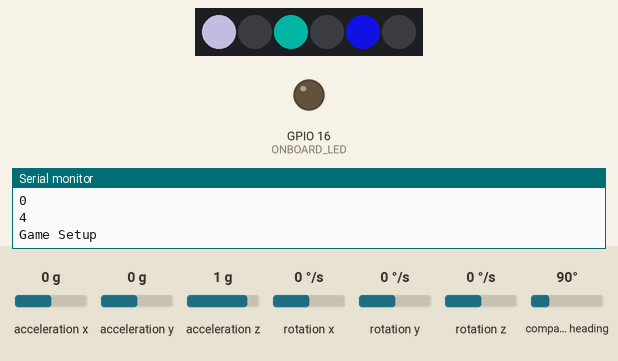
Recording of a sketch running on a simulated ESP8266 (NodeMCU). Shown: 6 RGB LEDs in strip order, left to right, output pins drawn as LEDs (lit = HIGH), the last lines printed to the serial monitor. Inputs (shaded band) come from the test bench; at power-on: acceleration y 0 g, acceleration x 0 g, acceleration z 1 g, rotation x 0 °/s, rotation y 0 °/s, rotation z 0 °/s, compass heading 90°. Dim RGB values are drawn brighter than linear; random numbers use the default seed unless the sketch sets one.

Above: at 1.2 s.
1.3 s: acceleration y set to -1.4 g
At 1.41 s:
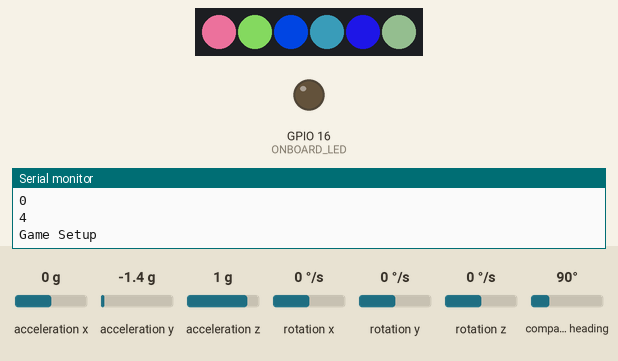
At 3.2 s:
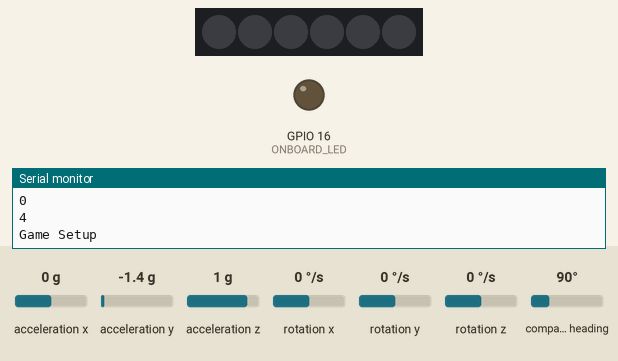
4.2 s: acceleration y set to 0 g
At 4.61 s:
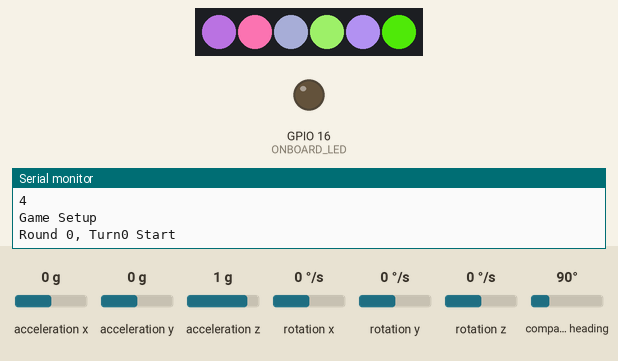
Timing chart, 0 to 12.8 s (numbered marks = the images above; inputs shaded):
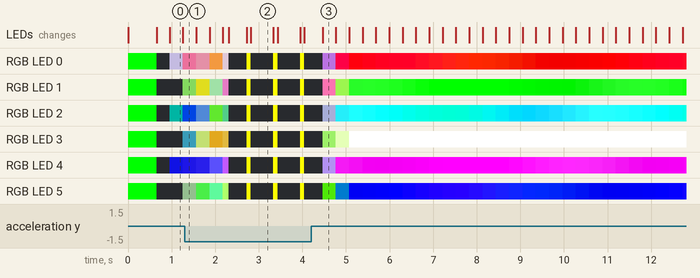

Measured:
- what the display in image 2 shows lasts 0.5 s, from 2.8 s to 3.3 s

The sketch:

MasterCube.ino
```cpp
// https://www.deviceplus.com/how-tos/arduino-guide/using-esp-wroom-02-wifi-module-as-arduino-mcu/
// https://www.instructables.com/id/How-to-Use-Wemos-ESP-Wroom-02-D1-Mini-WiFi-Module-/

// microcontroller board
// https://www.aliexpress.com/item/WeMos-D1-Esp-Wroom-02-Motherboard-ESP8266-Mini-WiFi-Nodemcu-Module-18650-Battery/32816415139.html?spm=a2g0s.9042311.0.0.34084c4duhOCVc

// mpu board
// https://www.aliexpress.com/item/GY-9250-MPU-9250-nine-axis-sensor-module-I2C-SPI-communication/32654909401.html?spm=a2g0s.9042311.0.0.34084c4d9Ymp32

// try this for gesture detection
// https://www.hackster.io/mellis/gesture-recognition-using-accelerometer-and-esp-71faa1

// esp library must be up to date!!
// wemos di mini!!
// https://www.aliexpress.com/item/32816415139.html?spm=a2g0s.9042311.0.0.27424c4d8Rc1Jr

/*
 board pinout
 D1 GPIO 5
 D2 GPIO 4
 D3 GPIO 0
 D4 GPIO 2 SDA
 D5 GPIO 14 SCL
 D6 GPIO 12 MISO
 D7 GPIO 13 MOSI
 D8 GPIO 15 CS
 A0 Tout
 GPIO 16 connected to led
 */

// ############ SETTINGS ############
#define MPU_UPDATE_RATE     16
#define MPU_READ_RATE       500
#define DISPLAY_RATE        30
#define GAME_UPDATE_RATE    30
#define COLOR_CHANGE_SPEED  0.5f
#define MOTION_SPEED        0.001f
#define COLOR_CHANGE_WAIT   20
#define ROUNDS              20
#define TURNS               6
#define DRY_UPDATE_COUNT    50
#define KNOCK_THRESHOLD     2.5
#define MPU_DIRECTION_PAD   30 // max 45

#define TOP               0
#define BOTTOM            3
#define LEFT              1
#define RIGHT             5
#define FRONT             4
#define BACK              2
#define TOP_R             255
#define TOP_G             0
#define TOP_B             0
#define LEFT_R            0
#define LEFT_G            255
#define LEFT_B            0
#define RIGHT_R           0
#define RIGHT_G           0
#define RIGHT_B           255
#define FRONT_R           255
#define FRONT_G           0
#define FRONT_B           255
#define BACK_R            0
#define BACK_G            255
#define BACK_B            255
#define BOTTOM_R          255
#define BOTTOM_G          255
#define BOTTOM_B          255
// ##################################

#define NEOPIXEL_PIN      5
#define NEOPIXEL_COUNT    6
#define MPU_I2C_ADDRESS1  0x0C
#define MPU_I2C_Address2  0x68
#define MPU_SCL           14
#define MPU_SDA           2
#define ONBOARD_LED       16

int appState = 0;
int bootPhase = 0;
int dryUpdatesLeft = 0;

void setup()
{
  // intentionally left empty.
  // ESP8266 / ESP32 chips don't like delays
  // ( they will reset if anything takes too long before a yield / delay )
  // so I'm using a boot sequence instead.
}

void loop()
{
  switch(appState) {

    case 0:
      boot_Update();
      break;

    case 1:
      mainUpdate();
      break;
  }
}

void mainUpdate() {
  MPU_Update();

  if (dryUpdatesLeft > 0) {
    dryUpdatesLeft --;
    delay(10);
    return;
  }

  Game_Update();
  Display_Update();
}

void boot_Update() {
  switch(bootPhase) {
    case 0:
      Serial.begin(74880);
      Serial.println("init start");
      bootPhase = 1;
      break;

     case 1:
      pinMode(ONBOARD_LED, OUTPUT);
      digitalWrite(0, HIGH);
      bootPhase = 2;
      break;

     case 2:
      Display_Init();
      bootPhase = 3;
      break;

     case 3:
      MPU_Init();
      bootPhase = 4;
      break;

     case 4:
      Game_Init();
      dryUpdatesLeft = DRY_UPDATE_COUNT;
      bootPhase = 5;
      appState = 1;
      break;
  }
}
```

Display.ino
```cpp
#include <Adafruit_NeoPixel.h>

Adafruit_NeoPixel strip = Adafruit_NeoPixel(NEOPIXEL_COUNT, NEOPIXEL_PIN, NEO_GRB + NEO_KHZ800);

int lastDisplay = 0;
float targetR[] = {0,0,0,0,0,0};
float targetG[] = {0,0,0,0,0,0};
float targetB[] = {0,0,0,0,0,0};
float actualR[] = {0,0,0,0,0,0};
float actualG[] = {0,0,0,0,0,0};
float actualB[] = {0,0,0,0,0,0};
byte motionType = 0;
float updateR = 0;
float updateG = 0;
float updateB = 0;

void Display_Init()
{
  strip.begin();
  for (int i = 0; i < NEOPIXEL_COUNT; i ++)
  {
    strip.setPixelColor(i, strip.Color(0, 255, 0));
    strip.setPixelColor(i, strip.Color(0, 255, 0));
  }
  strip.show();
  Serial.println(F("Neopixels Started"));
}

void Display_SetColor(byte index, byte r, byte g, byte b)
{
  targetR[index] = r;
  targetG[index] = g;
  targetB[index] = b;
}

void Display_Update() {

  // animate to colors
  for (byte i = 0; i < NEOPIXEL_COUNT; i ++)
  {
    updateR = actualR[i] = Display_MoveColorTowards(actualR[i], targetR[i], COLOR_CHANGE_SPEED);
    updateG = actualG[i] = Display_MoveColorTowards(actualG[i], targetG[i], COLOR_CHANGE_SPEED);
    updateB = actualB[i] = Display_MoveColorTowards(actualB[i], targetB[i], COLOR_CHANGE_SPEED);

    if ((updateR < 1.0f && updateG < 1.0f && updateB < 1.0f) || (updateR > 254.0f && updateG > 254.0f && updateB > 254.0f))
    {
      // don't mess with full black or full white
    }
    else
    {
      switch(motionType)
      {
        case 0:
          break;

        case 1:
          updateR += cos((millis() * MOTION_SPEED) + float(i)) * 40.0f;
          updateG += sin((millis() * MOTION_SPEED) + float(i)) * 40.0f;
          updateB += cos((millis() * MOTION_SPEED) + float(i)) * 40.0f;
          break;
      }
    }

    strip.setPixelColor(
      i,
      min(255, max(0, int(updateR))),
      min(255, max(0, int(updateG))),
      min(255, max(0, int(updateB))));
  }

  if (millis() - lastDisplay > DISPLAY_RATE)
  {
    lastDisplay = millis();
    strip.show();
  }
}

void Display_SetMotion(byte val)
{
  motionType = val;
}

void Display_Force_Update()
{
  strip.show();
}

float Display_MoveColorTowards(float current, float target, float changeSpeed) {

  if (current < target)
    return current += changeSpeed;
  else if (current > target)
    return current -= changeSpeed;

  return target;
}

void Display_Flash(uint8_t r, uint8_t g, uint8_t b, byte count, int pause)
{
  Display_SetAllImmediate(0, 0, 0);
  delay(pause);

  for (byte i = 0; i < count; i++)
  {
    Display_SetAllImmediate(r, g, b);
    delay(pause);
    Display_SetAllImmediate(0, 0, 0);
    delay(pause);
  }
}

void Display_Clear()
{
  Display_SetAll(0, 0, 0);
}

void Display_SetAll(uint8_t r, uint8_t g, uint8_t b)
{
  for (int i = 0; i < NEOPIXEL_COUNT; i++) {
    Display_SetColor(i, r, g, b);
  }
}

void Display_SetAllImmediate(uint8_t r, uint8_t g, uint8_t b)
{
  for (int i = 0; i < NEOPIXEL_COUNT; i++) {
    Display_SetColor(i, r, g, b);
    strip.setPixelColor(i, strip.Color(r, g, b));
  }
  strip.show();
}

void Display_SetColorImmediate(byte index, byte r, byte g, byte b)
{
  Display_SetColor(index, r, g, b);
  strip.setPixelColor(index, strip.Color(r, g, b));
  strip.show();
}

void Display_Set_Direction(byte which)
{
  byte r = 0;
  byte g = 0;
  byte b = 0;

  switch(which) {
    case TOP:
      r = TOP_R;
      g = TOP_G;
      b = TOP_B;
      break;

    case LEFT:
      r = LEFT_R;
      g = LEFT_G;
      b = LEFT_B;
      break;

    case RIGHT:
      r = RIGHT_R;
      g = RIGHT_G;
      b = RIGHT_B;
      break;

    case FRONT:
      r = FRONT_R;
      g = FRONT_G;
      b = FRONT_B;
      break;

    case BACK:
      r = BACK_R;
      g = BACK_G;
      b = BACK_B;
      break;

    case BOTTOM:
      r = BOTTOM_R;
      g = BOTTOM_G;
      b = BOTTOM_B;
      break;
  }

  Display_SetColor(which, r, g, b);
}

void Display_Set_Direction_Immediate(byte which)
{
  byte r = 0;
  byte g = 0;
  byte b = 0;

  switch(which) {
    case TOP:
      r = TOP_R;
      g = TOP_G;
      b = TOP_B;
      break;

    case LEFT:
      r = LEFT_R;
      g = LEFT_G;
      b = LEFT_B;
      break;

    case RIGHT:
      r = RIGHT_R;
      g = RIGHT_G;
      b = RIGHT_B;
      break;

    case FRONT:
      r = FRONT_R;
      g = FRONT_G;
      b = FRONT_B;
      break;

    case BACK:
      r = BACK_R;
      g = BACK_G;
      b = BACK_B;
      break;

    case BOTTOM:
      r = BOTTOM_R;
      g = BOTTOM_G;
      b = BOTTOM_B;
      break;
  }

  Display_SetColorImmediate(which, r, g, b);
}
```

Game.ino
```cpp
byte selectedDirection = 99;
byte gameState = 0;
byte targetColors[TURNS];
byte turnColors[ROUNDS][TURNS];
byte roundCorrect[ROUNDS];
byte turn = 0;
byte currentRound = 0;
uint32_t lastTurn = 0;
int lastGameUpdate = 0;
int introFrames = 0;
int gameWaitFrames = 0;

void Game_Init() {
  currentRound = 0;
  turn = 0;
  lastTurn = 0;
  Game_GenerateGameColors();
  gameState = 0;
  introFrames = 50;
  Display_SetMotion(1);
  Serial.println(F("Game Setup"));
}

void Game_Update() {

  if (millis() - lastGameUpdate >= GAME_UPDATE_RATE)
  {
    lastGameUpdate = millis();

    if (gameWaitFrames > 0)
    {
      gameWaitFrames --;

      if (gameWaitFrames > 0)
      {
        Serial.print(".");
      }
      else
      {
        Serial.println(".");
      }
      return;
    }

    switch(gameState) {
      case 0:
        Game_RunIntro();
        break;

      case 1:
          Game_Draw_Turn_Left();
          GAME_Start_Turn();
          break;

      case 2:
          GAME_Entry_Update();
          break;

      case 3:
          GAME_End_Turn();
          break;
    }

    return;
  }
}

void Game_GenerateGameColors() {
  byte colors[TURNS] = {TOP, LEFT, RIGHT, FRONT, BACK, BOTTOM};

  for (int i = 0; i < TURNS; i++)
  {
      targetColors[i] = 99;
      roundCorrect[i] = 99;

      for (int o = 0; o < ROUNDS; o++)
      {
          turnColors[o][i] = 99;
      }
  }

  for (byte i = 0; i < TURNS; i++)
  {
      byte newIndex = floor(random(0, TURNS));

      // as long as this side hasn't been used AND if its the first time, the top and bottom can't be it
      if (colors[newIndex] != 99 && !(i == 0 && newIndex == TOP) && !(i == 0 && newIndex == BOTTOM))
      {
          Serial.println(colors[newIndex]);
          targetColors[i] = colors[newIndex];
          colors[newIndex] = 99;
      }
      else
      {
          i--;
      }
  }
}

void Game_RunIntro() {
  //Display_Clear();
  int dir = int((cos(millis()) + 1) * 3.5);
  Display_SetColor(
    dir,
    floor(random(255)),
    floor(random(255)),
    floor(random(255)));

  introFrames --;
  if (introFrames < 1)
  {
    Serial.println("");
    Display_Clear();
    Game_Enforce_Top_Position();
    gameState = 1;
  }
}

void GAME_Start_Turn()
{
    Serial.print("Round ");
    Serial.print(currentRound);
    Serial.print(", Turn");
    Serial.print(turn);
    Serial.println(" Start");
    gameState = 2;
}

void GAME_Entry_Update()
{
  bool knocked = MPU_GetKnock();
  byte newDirection = MPU_GetDirection();

  // is this a direction at all, and is it different then the last one?
  if (newDirection != 9 && newDirection != selectedDirection) // knocked &&
  {
      // confirm this direction hasn't been chosen already
      if (wasAlreadyChosen(newDirection))
      {
        return;
      }

      selectedDirection = newDirection;
      Display_Set_Direction(selectedDirection);
      turnColors[currentRound][turn] = selectedDirection;
      Serial.println(selectedDirection);
      gameWaitFrames = 20;
      Display_SetAll(255, 255, 255);
      gameState = 3;
  }
}

void GAME_End_Turn()
{
    Display_SetAll(0, 0, 0);
    gameState = 1;
    turn++;

    if (turn >= TURNS)
    {
        GAME_End_Round();
    }
}

bool wasAlreadyChosen(byte dir)
{
  for (byte i = 0; i < TURNS; i++)
  {
    if (turnColors[currentRound][i] == dir)
    {
      return true;
    }
  }

  return false;
}

void GAME_End_Round()
{
    lastTurn = 0;
    Serial.println("round over");
    int correct = 0;

    for (byte i = 0; i < TURNS; i++)
    {
        if (turnColors[currentRound][i] == targetColors[i])
        {
            correct++;
            Display_Flash(255, 255, 255, 1, 500);
        }
    }

    Serial.print("Correct ");
    Serial.println(correct);
    roundCorrect[currentRound] = correct;

    if (correct == TURNS)
    {
        Display_Flash(0, 255, 0, 5, 1000);
        GAME_Draw_Answer();
        Game_Init();
        Serial.println("You won!");
    }
    else
    {
        if (correct == 0) {
          Display_Flash(255, 0, 0, 2, 1000);
        }

        Game_Enforce_Top_Position();
        turn = 0;
        currentRound++;
    }

    if (currentRound == ROUNDS)
    {
        Display_Flash(255, 0, 0, 5, 1000);
        GAME_Draw_Answer();
        Game_Init();
        Serial.println("You lost!");
    }
}

void Game_Draw_Turn_Left() {
  Display_Set_Direction(TOP);
  Display_Set_Direction(LEFT);
  Display_Set_Direction(RIGHT);
  Display_Set_Direction(FRONT);
  Display_Set_Direction(BACK);
  Display_Set_Direction(BOTTOM);

  for (byte i = 0; i < TURNS; i++)
  {
    if (turnColors[currentRound][i] != 99) {
      Display_SetColor(turnColors[currentRound][i], 0, 0, 0);
    }
  }
}

void GAME_Draw_Answer() {
  for (byte o = 0; o < 5; o++) {
    Display_SetAllImmediate(100, 155, 255);
    delay(1000);
    for (byte i = 0; i < TURNS; i++)
    {
      Display_Clear();
      Display_Set_Direction_Immediate(targetColors[i]);
      delay(500);
    }
    delay(500);
  }

  delay(1000);
  Display_Flash(255, 155, 100, 2, 100);
}

void Game_Enforce_Top_Position() {
  while(MPU_GetDirection() != TOP) {
    Display_Flash(255, 255, 0, 1, 100);
    MPU_Update();
  }
  selectedDirection = TOP;
}
```

MPU.ino
```cpp
#include "MPU9250.h" // https://github.com/hideakitai/MPU9250

MPU9250 mpu;

int lastMPUUpdate = 0;
int lastMPURead = 0;
int lastRoll = 0;
int lastPitch = 0;
int lastYaw = 0;
byte lastDirection = 0;
bool knockDetected = false;

void MPU_Init() {
  Wire.begin(MPU_SDA, MPU_SCL);
  mpu.setup();

  // calibrate anytime you want to
  /*
  Display_SetAll(0, 0, 255);
  Display_Force_Update();
  mpu.calibrateAccelGyro();

  Display_SetAll(0, 100, 255);
  Display_Force_Update();
  mpu.calibrateMag();
  */

  Display_Clear();
  Display_Force_Update();
}

void MPU_Update() {
  if (millis() - lastMPUUpdate > MPU_UPDATE_RATE) {
    lastMPUUpdate = millis();
    mpu.update();

    /*
    Serial.print(mpu.getAcc(0));
    Serial.print(",");
    Serial.print(mpu.getAcc(1));
    Serial.print(",");
    Serial.println(mpu.getAcc(2));
    */

    if (mpu.getAcc(0) > KNOCK_THRESHOLD || mpu.getAcc(1) > KNOCK_THRESHOLD || mpu.getAcc(2) > KNOCK_THRESHOLD) {

      knockDetected = true;
      Serial.println("Knock!");
    }
  }

  if (millis() - lastMPURead > MPU_READ_RATE) {
    lastMPURead = millis();
    MPU_Read();
  }
}

bool MPU_GetKnock() {
  bool val = knockDetected;
  knockDetected = false;
  return val;
}

byte MPU_GetDirection() {
  return lastDirection;
}

byte MPU_GetRoll() {
  return lastRoll;
}

byte MPU_GetPitch() {
  return lastPitch;
}

byte MPU_GetYaw() {
  return lastYaw;
}

void MPU_Read() {
  lastRoll = mpu.getRoll();
  lastPitch = mpu.getPitch();
  lastYaw = mpu.getYaw();
  lastDirection = 9;

  if (MPU_Reading_In_Range(lastPitch, 1)) {
    lastDirection = BACK;
  } else if (MPU_Reading_In_Range(lastPitch, 3)) {
    lastDirection = FRONT;
  } else  if (MPU_Reading_In_Range(lastRoll, 2)) {
    lastDirection = TOP;
  } else if (MPU_Reading_In_Range(lastRoll, 1)) {
    lastDirection = LEFT;
  } else if (MPU_Reading_In_Range(lastRoll, 3)) {
    lastDirection = RIGHT;
  } else if (MPU_Reading_In_Range(lastRoll, 0)) {
    lastDirection = BOTTOM;
  }
}

bool MPU_Reading_In_Range(int val, byte rangeIndex) {
  switch (rangeIndex) {
    case 0:
      return (val >= (135 + MPU_DIRECTION_PAD) || val < (-135 - MPU_DIRECTION_PAD));
    case 1:
      return (val >= (-135 + MPU_DIRECTION_PAD) && val < (-45 - MPU_DIRECTION_PAD));
    case 2:
      return (val >= (-45 + MPU_DIRECTION_PAD) && val < (45 - MPU_DIRECTION_PAD));
    case 3:
      return (val >= (45 + MPU_DIRECTION_PAD) && val < (135 - MPU_DIRECTION_PAD));
  }
}
```
